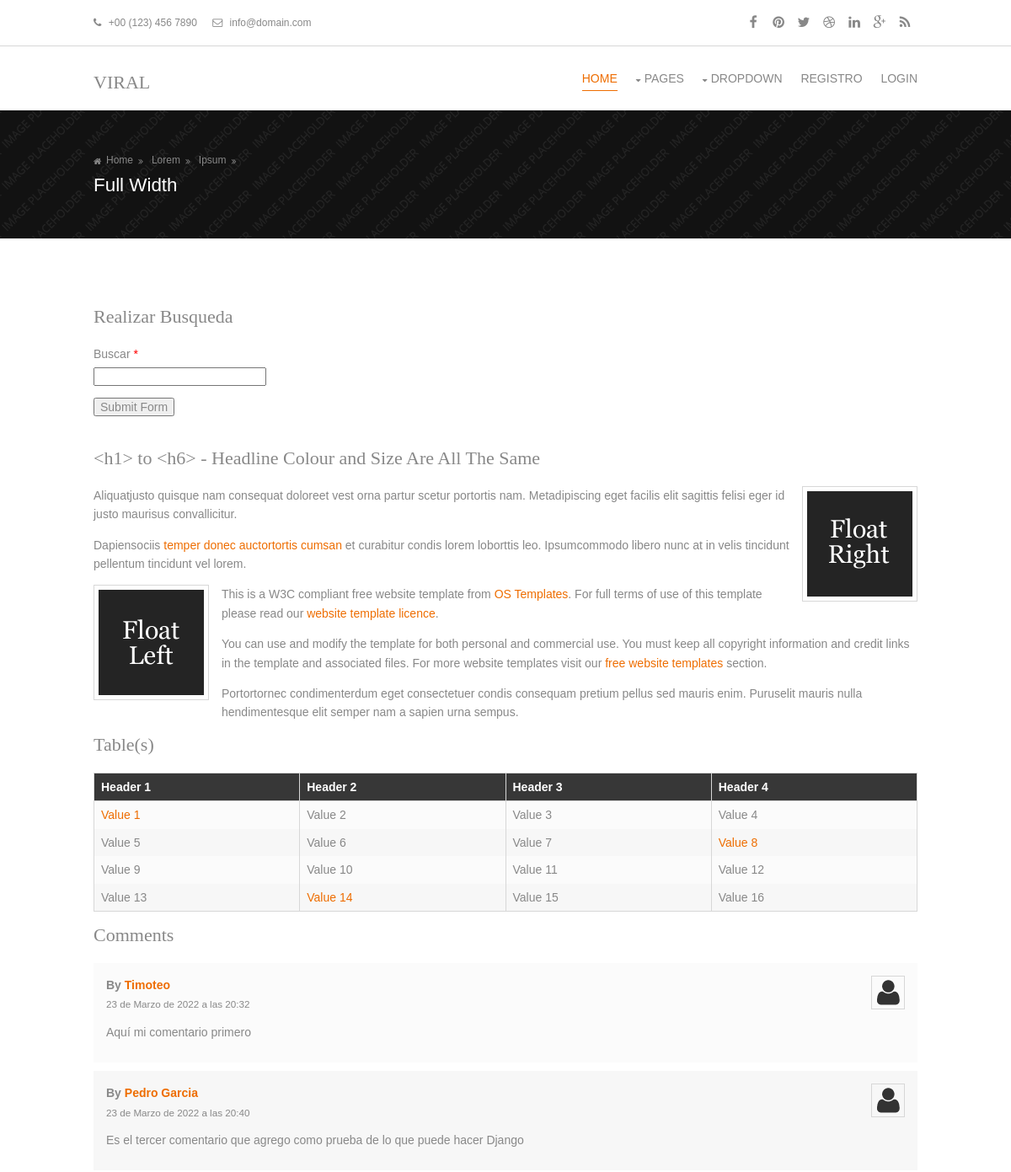
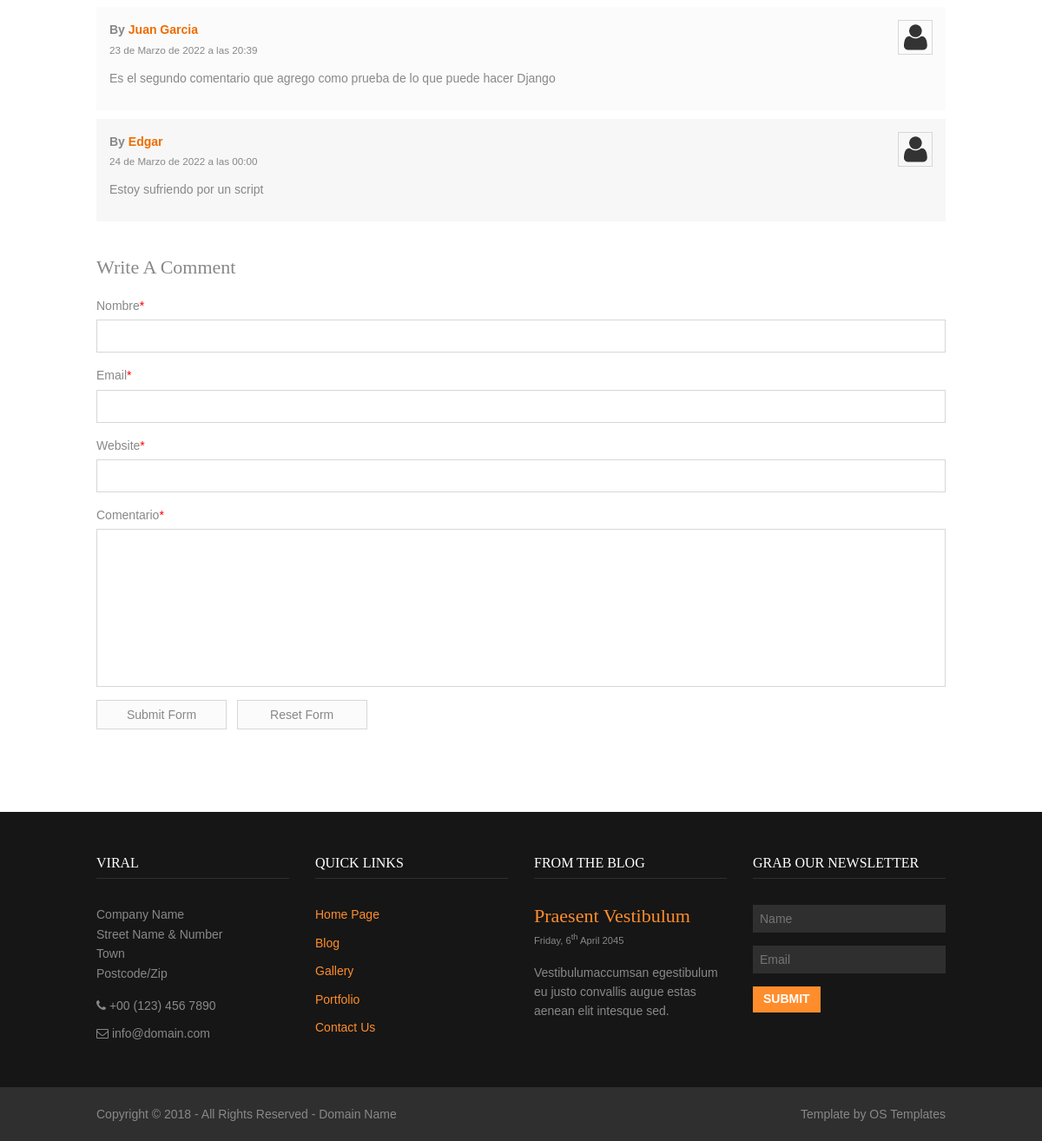
The app's page /full/ with its own data (2 pictures, top to bottom).
### appdell/models.py (models this page shows, shortened)
class Comentarios(models.Model):
  nombre = models.CharField(max_length=150, blank=False, null=False)
  email = models.EmailField(max_length=150, blank=False, null=False)
  website = models.URLField(max_length=120, blank=False, null=False)
  comentario = models.TextField(blank=False, null=False)
  fecha_creacion = models.DateTimeField(default=datetime.date.today, blank=False, null=False)#DateTimeField
  class Meta:
    verbose_name = ("Comment")
    verbose_name_plural = ("Comments")

### appdell/views.py (the view)
# urls.py: path('full/', full, name='full'),
def full(request):
  comentarios = Comentarios.objects.all()
  datos = {
    "form": ComentariosForm,
    "comments": comentarios
  }
  if request.method == 'POST':
    formulario = ComentariosForm(data=request.POST)
    if formulario.is_valid():
      formulario.save()
    else:
      datos["form"] = formulario
  return render(request, 'app/pages/full-width.html', datos)

### appdell/templates/app/pages/full-width.html (shortened to what this page needs)
{% extends "app/base.html" %}
{% load static %}
{% load crispy_forms_tags %}
{% block contenido %}
<div class="wrapper row2 bgded" style="background-image:url('../images/demo/backgrounds/01.png');">
  <div class="overlay">
    <div id="breadcrumb" class="clear">
      <ul>
        <li><a href="#">Home</a></li>
        <li><a href="#">Lorem</a></li>
        <li><a href="#">Ipsum</a></li>
        <li><a href="#">Full Width</a></li>
      </ul>
    </div>
  </div>
</div>
<div class="wrapper row3">
  <main class="container clear">
    <div class="content">
      <h2>Realizar Busqueda</h2>
        <form action="/buscar/" method="get">
            <label for="name">Buscar <span>*</span></label>
            <input type="text" name="busqueda" id="busqueda" value="" size="22">
            <p><input type="submit" value="Submit Form"></p>
        </form>
      <h1>&lt;h1&gt; to &lt;h6&gt; - Headline Colour and Size Are All The Same</h1>
      <img class="imgr borderedbox inspace-5" src="../images/demo/imgr.gif" alt="">
      <p>Aliquatjusto quisque nam consequat doloreet vest orna partur scetur portortis nam. Metadipiscing eget facilis elit sagittis felisi eger id justo maurisus convallicitur.</p>
      <p>Dapiensociis <a href="#">temper donec auctortortis cumsan</a> et curabitur condis lorem loborttis leo. Ipsumcommodo libero nunc at in velis tincidunt pellentum tincidunt vel lorem.</p>
      <img class="imgl borderedbox inspace-5" src="../images/demo/imgl.gif" alt="">
      <p>This is a W3C compliant free website template from <a href="https://www.os-templates.com/" title="Free Website Templates">OS Templates</a>. For full terms of use of this template please read our <a href="https://www.os-templates.com/template-terms">website template licence</a>.</p>
      <p>You can use and modify the template for both personal and commercial use. You must keep all copyright information and credit links in the template and associated files. For more website templates visit our <a href="https://www.os-templates.com/">free website templates</a> section.</p>
      <p>Portortornec condimenterdum eget consectetuer condis consequam pretium pellus sed mauris enim. Puruselit mauris nulla hendimentesque elit semper nam a sapien urna sempus.</p>
      <h1>Table(s)</h1>
      <div class="scrollable">
        <table>
          <thead>
            <tr>
              <th>Header 1</th>
              <th>Header 2</th>
              <th>Header 3</th>
              <th>Header 4</th>
            </tr>
          </thead>
          <tbody>
            <tr>
              <td><a href="#">Value 1</a></td>
              <td>Value 2</td>
              <td>Value 3</td>
              <td>Value 4</td>
            </tr>
            <tr>
              <td>Value 5</td>
              <td>Value 6</td>
              <td>Value 7</td>
              <td><a href="#">Value 8</a></td>
            </tr>
            <tr>
              <td>Value 9</td>
              <td>Value 10</td>
              <td>Value 11</td>
              <td>Value 12</td>
            </tr>
            <tr>
              <td>Value 13</td>
              <td><a href="#">Value 14</a></td>
              <td>Value 15</td>
              <td>Value 16</td>
            </tr>
          </tbody>
        </table>
      </div>
      <div id="comments">
        <h2>Comments</h2>
        <ul>
          {% for comment in comments %}
            <li>
              <article>
                <header>
                  <figure class="avatar"><img src="../images/demo/avatar.png" alt=""></figure>
                  <address>
                  By <a href="#">{{ comment.nombre }}</a>
                  </address>
                  <time datetime="2045-04-06T08:15+00:00">{{ comment.fecha_creacion }}</time>
                </header>
                <div class="comcont">
                  <p> {{ comment.comentario }}</p>
                </div>
              </article>
            </li>
          {% endfor %}
        </ul>
        <h2>Write A Comment</h2>
        <form action="" method="post">
          {{ form | crispy }}
          <div>
            <input name="submit" type="submit" value="Submit Form">
            <input name="reset" type="reset" value="Reset Form">
          </div>
        </form>
      </div>
    </div>
  </main>
</div>
{% endblock %}

### appdell/templates/app/base.html (shortened to what this page needs)
{% load static %}
<!DOCTYPE html>
<html>
<head>
<link href="{% static 'layout/styles/layout.css' %}" rel="stylesheet" type="text/css" media="all">
</head>
<body id="top">
<div class="wrapper row0">
  <div id="topbar" class="clear">
    <div class="fl_left">
      <ul class="nospace inline">
        <li><i class="fa fa-phone"></i> +00 (123) 456 7890</li>
        <li><i class="fa fa-envelope-o"></i> info@domain.com</li>
      </ul>
    </div>
    <div class="fl_right">
      <ul class="faico clear">
        <li><a class="faicon-facebook" href="#"><i class="fa fa-facebook"></i></a></li>
        <li><a class="faicon-pinterest" href="#"><i class="fa fa-pinterest"></i></a></li>
        <li><a class="faicon-twitter" href="#"><i class="fa fa-twitter"></i></a></li>
        <li><a class="faicon-dribble" href="#"><i class="fa fa-dribbble"></i></a></li>
        <li><a class="faicon-linkedin" href="#"><i class="fa fa-linkedin"></i></a></li>
        <li><a class="faicon-google-plus" href="#"><i class="fa fa-google-plus"></i></a></li>
        <li><a class="faicon-rss" href="#"><i class="fa fa-rss"></i></a></li>
      </ul>
    </div>
  </div>
</div>
<div class="wrapper row1">
  <header id="header" class="clear">
    <div id="logo" class="fl_left">
      <h1><a href="index.html">Viral</a></h1>
    </div>
    <nav id="mainav" class="fl_right">
      <ul class="clear">
        <li class="active"><a href="{% url 'inicio' %}">Home</a></li>
        <li><a class="drop" href="#">Pages</a>
        </li>
        <li><a class="drop" href="#">Dropdown</a>
        </li>
        <li><a href="{% url 'registro' %}">Registro</a></li>
        {% if user.is_authenticated %}
          <li><a href="{% url 'logout' %}" class="nav-item nav-link">Logout</a></li>
        {% else %}
          <li><a href="{% url 'login' %}" class="nav-item nav-link">LogIn</a></li>
        {% endif %}
      </ul>
    </nav>
  </header>
</div>
{% block contenido %}
{% endblock %}
<div class="wrapper row5">
  <footer id="footer" class="clear">
    <div class="one_quarter first">
      <h6 class="title">Viral</h6>
      <address class="btmspace-15">
      Company Name<br>
      Street Name &amp; Number<br>
      Town<br>
      Postcode/Zip
      </address>
      <ul class="nospace">
        <li class="btmspace-10"><span class="fa fa-phone"></span> +00 (123) 456 7890</li>
        <li><span class="fa fa-envelope-o"></span> info@domain.com</li>
      </ul>
    </div>
    <div class="one_quarter">
      <h6 class="title">Quick Links</h6>
      <ul class="nospace linklist">
        <li><a href="#">Home Page</a></li>
        <li><a href="#">Blog</a></li>
        <li><a href="#">Gallery</a></li>
        <li><a href="#">Portfolio</a></li>
        <li><a href="#">Contact Us</a></li>
      </ul>
    </div>
    <div class="one_quarter">
      <h6 class="title">From The Blog</h6>
      <article>
        <h2 class="nospace"><a href="#">Praesent Vestibulum</a></h2>
        <time class="smallfont" datetime="2045-04-06">Friday, 6<sup>th</sup> April 2045</time>
        <p>Vestibulumaccumsan egestibulum eu justo convallis augue estas aenean elit intesque sed.</p>
      </article>
    </div>
    <div class="one_quarter">
      <h6 class="title">Grab Our Newsletter</h6>
      <form method="post" action="#">
        <fieldset>
          <input class="btmspace-15" type="text" value="" placeholder="Name">
          <input class="btmspace-15" type="text" value="" placeholder="Email">
          <button type="submit" value="submit">Submit</button>
        </fieldset>
      </form>
    </div>
  </footer>
</div>
<div class="wrapper row6">
  <div id="copyright" class="clear">
    <p class="fl_left">Copyright &copy; 2018 - All Rights Reserved - <a href="#">Domain Name</a></p>
    <p class="fl_right">Template by <a target="_blank" href="https://www.os-templates.com/" title="Free Website Templates">OS Templates</a></p>
  </div>
</div>
</body>
</html>

### appdell/static/layout/styles/framework.css (style rules this page uses)
html { overflow-y:scroll; overflow-x:hidden; }
html, body { margin:0; padding:0; font-size:14px; line-height:1.6em; }
*, *::before, *::after { box-sizing:border-box; }
.nospace { margin:0; padding:0; list-style:none; }
.inline * { display:inline-block; }
.inline *:last-child { margin-right:0; }
.borderedbox { border:1px solid; }
.bgded { background-position:top center; background-repeat:no-repeat; background-size:cover; }
.overlay { display:block; width:100%; height:auto; }
.clear, .group { display:block; }
.clear::before, .clear::after, .group::before, .group::after { display:table; content:""; }
.clear, .clear::after, .group, .group::after { clear:both; }
a { outline:none; text-decoration:none; }
.fl_left, .imgl { float:left; }
.fl_right, .imgr { float:right; }
img { width:auto; max-width:100%; height:auto; margin:0; padding:0; border:none; line-height:normal; vertical-align:middle; }
.imgl { margin:0 15px 10px 0; clear:left; }
.imgr { margin:0 0 10px 15px; clear:right; }
body, input, textarea, select { font-family:Verdana, Geneva, sans-serif; }
h1, h2, h3, h4, h5, h6, .heading { font-family:Georgia, "Times New Roman", Times, serif; }
form, fieldset, legend { margin:0; padding:0; border:none; }
label, input, textarea, select, button { display:block; resize:none; outline:none; color:inherit; font-size:inherit; font-family:inherit; vertical-align:middle; }
label { margin-bottom:5px; }
h1, h2, h3, h4, h5, h6, .heading { margin:0 0 20px 0; font-size:22px; line-height:normal; font-weight:normal; }
address { font-style:normal; font-weight:normal; }
.wrapper { display:block; width:100%; margin:0; padding:0; text-align:left; word-wrap:break-word; }
#topbar, #header, #pageintro, #breadcrumb, .container, #info, #footer, #copyright { display:block; margin:0 auto; }
address, article, aside, figcaption, figure, footer, header, main, nav, section { display:block; margin:0; padding:0; }
.one_half, .one_third, .two_third, .one_quarter, .two_quarter, .three_quarter { display:inline-block; float:left; margin:0 0 0 3.06748466257669%; list-style:none; }
.first { margin-left:0; clear:left; }
.one_quarter { width:22.69938650306748%; }
.btmspace-10 { margin-bottom:10px; }
.btmspace-15 { margin-bottom:15px; }
.inspace-5 { padding:5px; }

### records on screen
Comentarios: nombre "Timoteo", fecha_creacion "23 de Marzo de 2022 a las 20:32", comentario "Aquí mi comentario primero"
Comentarios: nombre "Pedro Garcia", fecha_creacion "23 de Marzo de 2022 a las 20:40", comentario "Es el tercer comentario que agrego como prueba de lo que puede hacer Django"
Comentarios: nombre "Juan Garcia", fecha_creacion "23 de Marzo de 2022 a las 20:39", comentario "Es el segundo comentario que agrego como prueba de lo que puede hacer Django"
Comentarios: nombre "Edgar", fecha_creacion "24 de Marzo de 2022 a las 00:00", comentario "Estoy sufriendo por un script"
